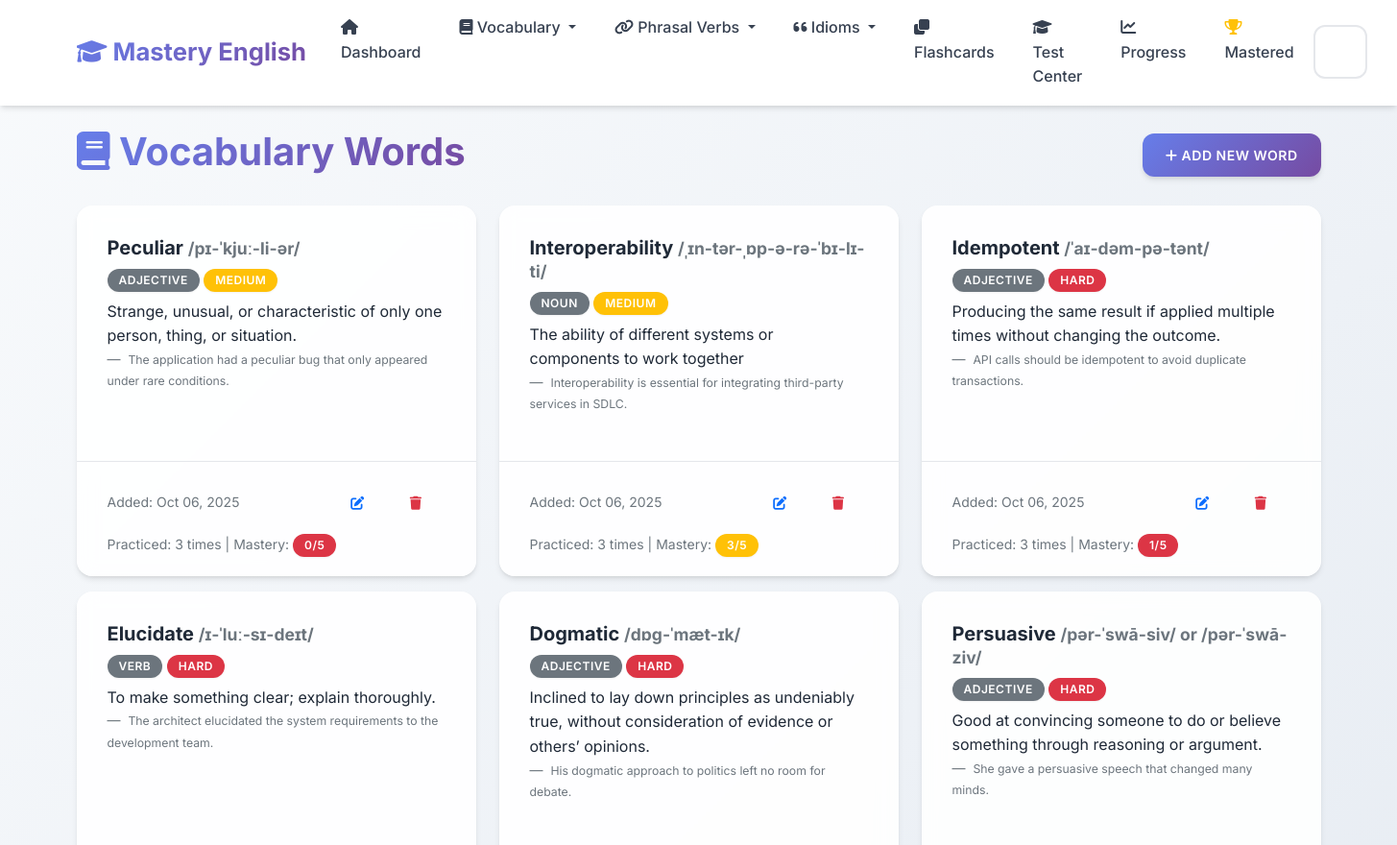
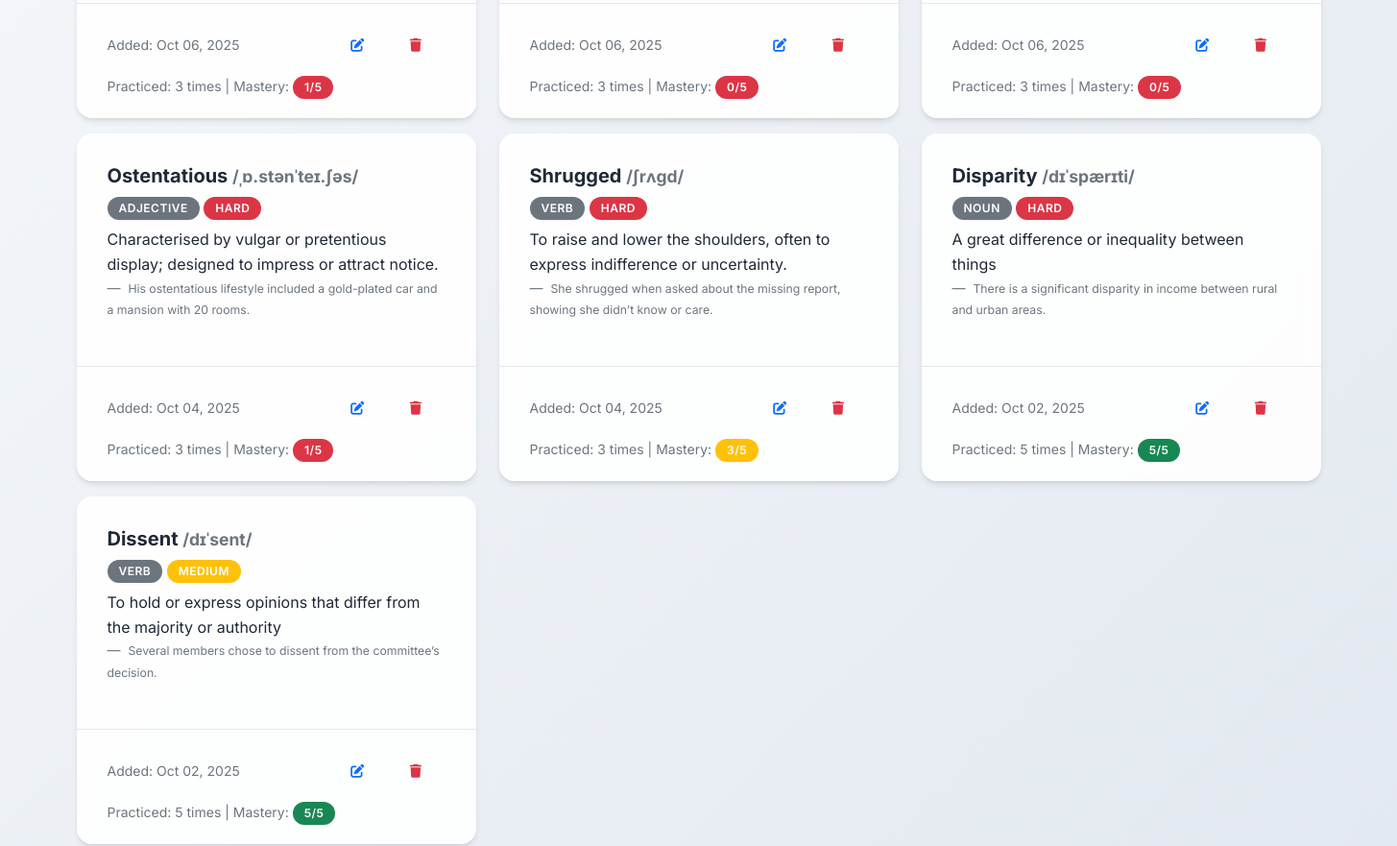
Page /vocabulary (upper part) on the earlier database version (2 pictures, top to bottom).
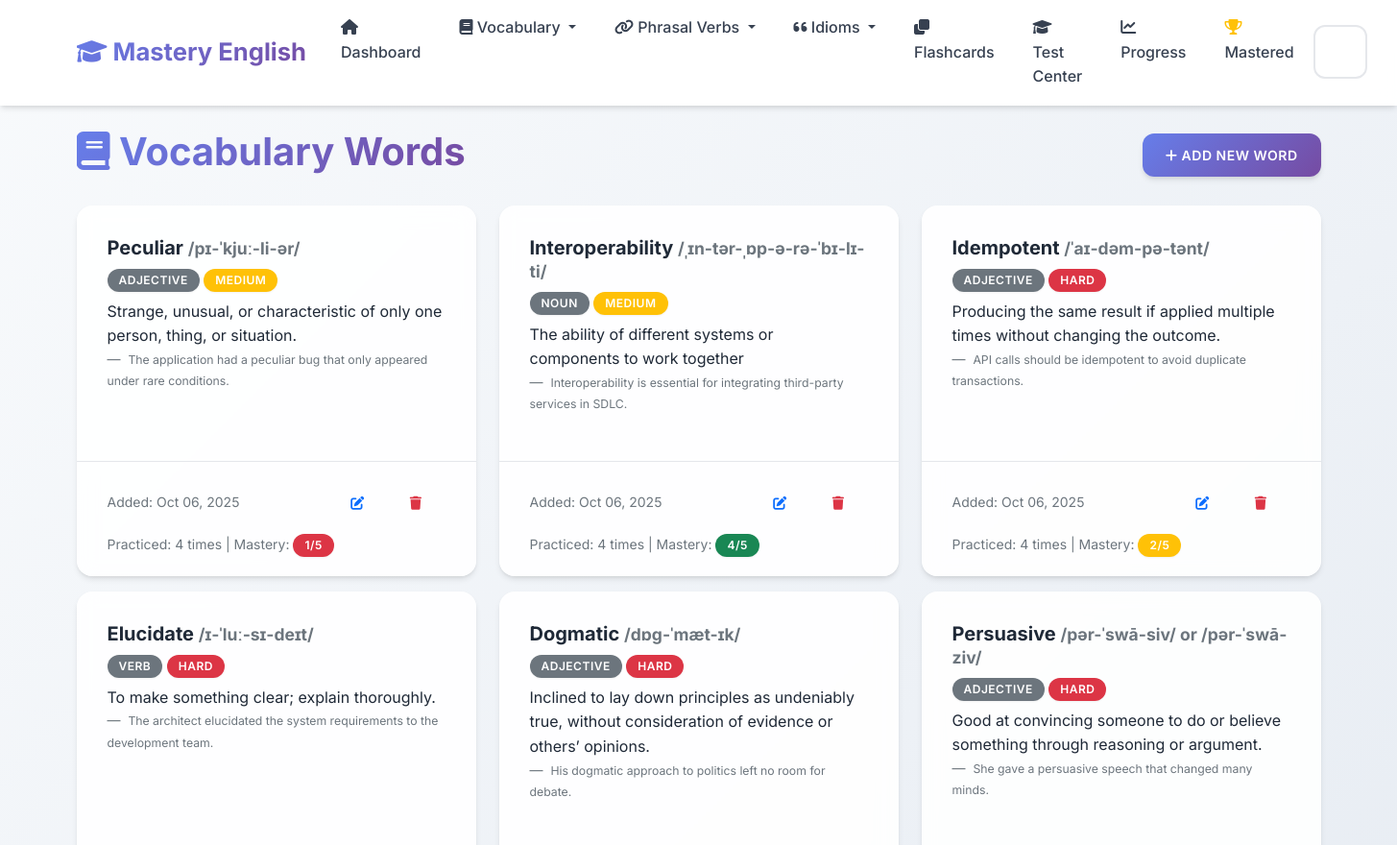
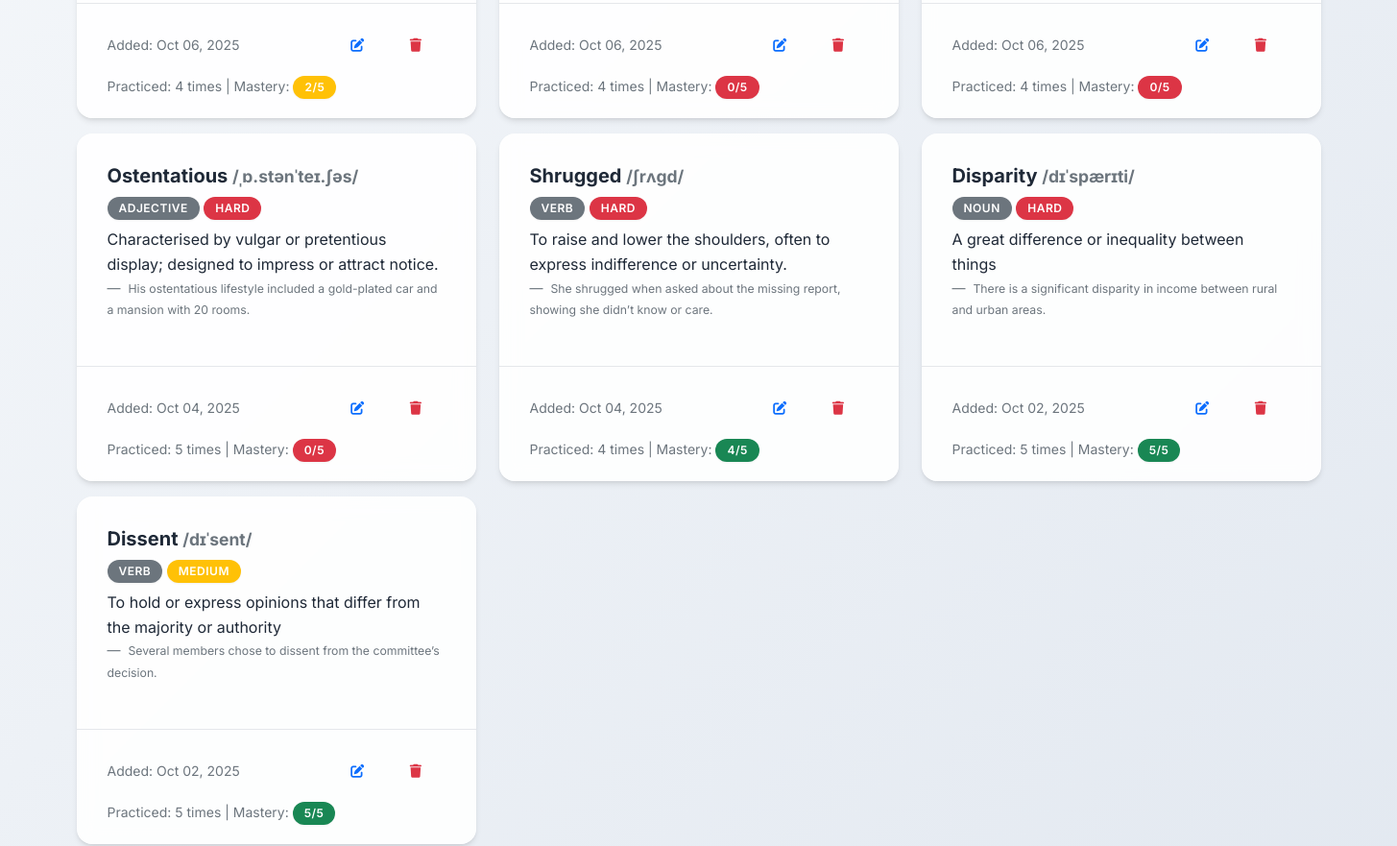
Same page on the later database version (2 pictures, top to bottom).
### app.py (models this page shows, shortened)
class VocabularyWord(db.Model):
    __tablename__ = 'vocabulary_words'
    id = db.Column(db.Integer, primary_key=True)
    word = db.Column(db.String(100), nullable=False)
    definition = db.Column(db.Text, nullable=False)
    example_sentence = db.Column(db.Text)
    pronunciation = db.Column(db.String(100))
    part_of_speech = db.Column(db.String(50))
    difficulty_level = db.Column(db.String(20), default='medium')
    date_added = db.Column(db.DateTime, default=datetime.utcnow)
    times_practiced = db.Column(db.Integer, default=0)
    last_practiced = db.Column(db.DateTime)
    mastery_level = db.Column(db.Integer, default=0)

### app.py (the view)
@app.route('/vocabulary')
def vocabulary_list():
    page = request.args.get('page', 1, type=int)
    words = VocabularyWord.query.order_by(VocabularyWord.date_added.desc()).paginate(
        page=page, per_page=10, error_out=False)
    return render_template('vocabulary_list.html', words=words)

### templates/vocabulary_list.html (shortened to what this page needs)
{% extends "base.html" %}
{% block content %}
<div class="row">
    <div class="col-12">
        <div class="d-flex justify-content-between align-items-center mb-4">
            <h1>
                <i class="fas fa-book"></i> Vocabulary Words
            </h1>
            <a href="{{ url_for('add_vocabulary') }}" class="btn btn-primary">
                <i class="fas fa-plus"></i> Add New Word
            </a>
        </div>
    </div>
</div>
{% if words.items %}
    <div class="row">
        {% for word in words.items %}
            <div class="col-md-6 col-lg-4 mb-3">
                <div class="card h-100">
                    <div class="card-body">
                        <h5 class="card-title">
                            {{ word.word }}
                            {% if word.pronunciation %}
                                <small class="text-muted">{{ word.pronunciation }}</small>
                            {% endif %}
                        </h5>
                        {% if word.part_of_speech %}
                            <span class="badge bg-secondary mb-2">{{ word.part_of_speech }}</span>
                        {% endif %}
                        <span class="badge bg-{% if word.difficulty_level == 'easy' %}success{% elif word.difficulty_level == 'hard' %}danger{% else %}warning{% endif %} mb-2">
                            {{ word.difficulty_level.title() }}
                        </span>
                        <p class="card-text">{{ word.definition }}</p>
                        {% if word.example_sentence %}
                            <blockquote class="blockquote-footer">
                                <small>{{ word.example_sentence }}</small>
                            </blockquote>
                        {% endif %}
                    </div>
                    <div class="card-footer bg-transparent">
                        <div class="d-flex justify-content-between align-items-center">
                            <small class="text-muted">
                                Added: {{ word.date_added.strftime('%b %d, %Y') }}
                            </small>
                            <div class="btn-group" role="group">
                                <a href="{{ url_for('edit_vocabulary', id=word.id) }}" class="btn btn-sm btn-outline-primary">
                                    <i class="fas fa-edit"></i>
                                </a>
                                <button type="button" class="btn btn-sm btn-outline-danger" onclick="confirmDelete('{{ word.word }}', '{{ url_for('delete_vocabulary', id=word.id) }}')">
                                    <i class="fas fa-trash"></i>
                                </button>
                            </div>
                        </div>
                        {% if word.times_practiced > 0 %}
                            <div class="mt-2">
                                <small class="text-muted">
                                    Practiced: {{ word.times_practiced }} times
                                    | Mastery:
                                    <span class="badge bg-{% if word.mastery_level >= 4 %}success{% elif word.mastery_level >= 2 %}warning{% else %}danger{% endif %}">
                                        {{ word.mastery_level }}/5
                                    </span>
                                </small>
                            </div>
                        {% endif %}
                    </div>
                </div>
            </div>
        {% endfor %}
    </div>
{% endif %}
{% endblock %}

Differences in the rows shown:
changed VocabularyWord "Peculiar": times_practiced "3" → "4"; mastery_level "0" → "1"
changed VocabularyWord "Interoperability": times_practiced "3" → "4"; mastery_level "3" → "4"
changed VocabularyWord "Idempotent": times_practiced "3" → "4"; mastery_level "1" → "2"
changed VocabularyWord "Elucidate": times_practiced "3" → "4"; mastery_level "1" → "2"
changed VocabularyWord "Dogmatic": times_practiced "3" → "4"
changed VocabularyWord "Persuasive": times_practiced "3" → "4"
changed VocabularyWord "Ostentatious": times_practiced "3" → "5"; mastery_level "1" → "0"
changed VocabularyWord "Shrugged": times_practiced "3" → "4"; mastery_level "3" → "4"
